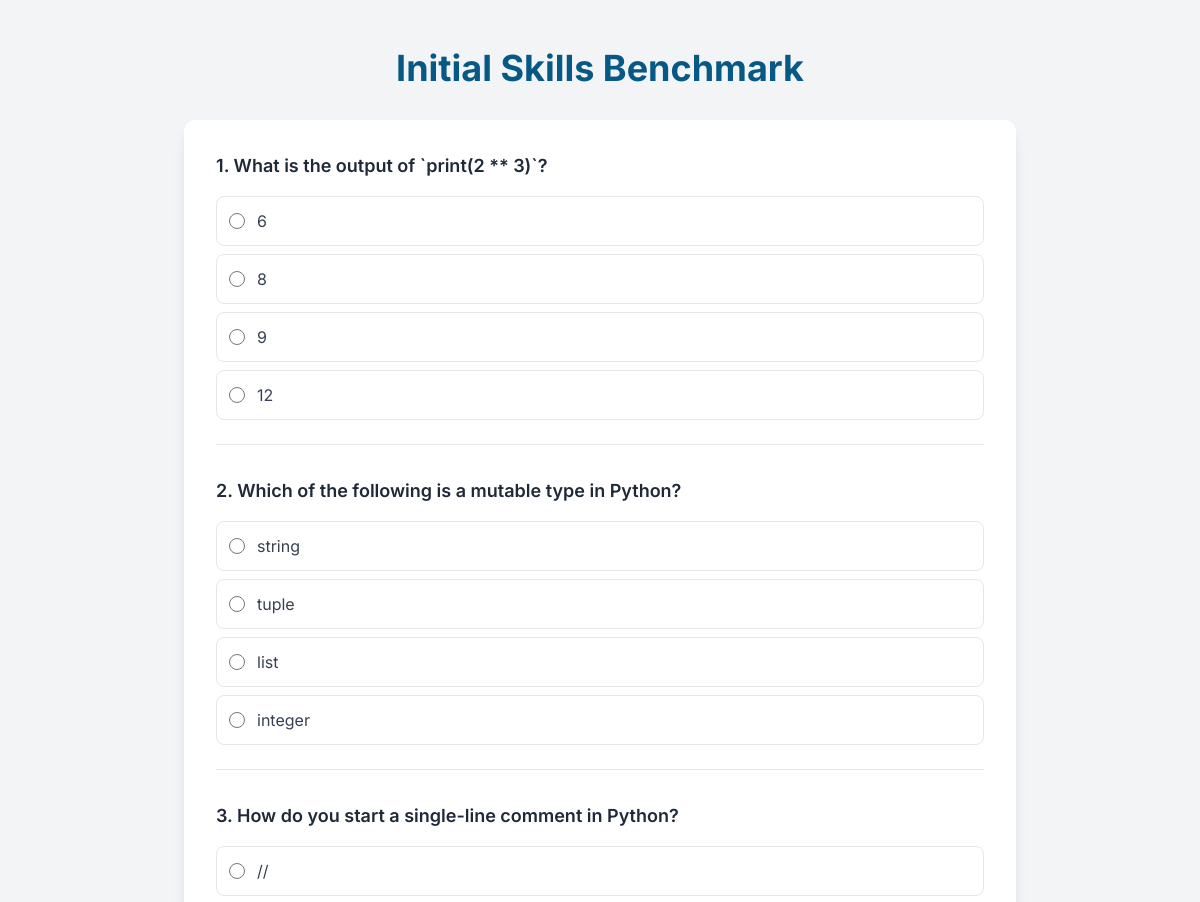
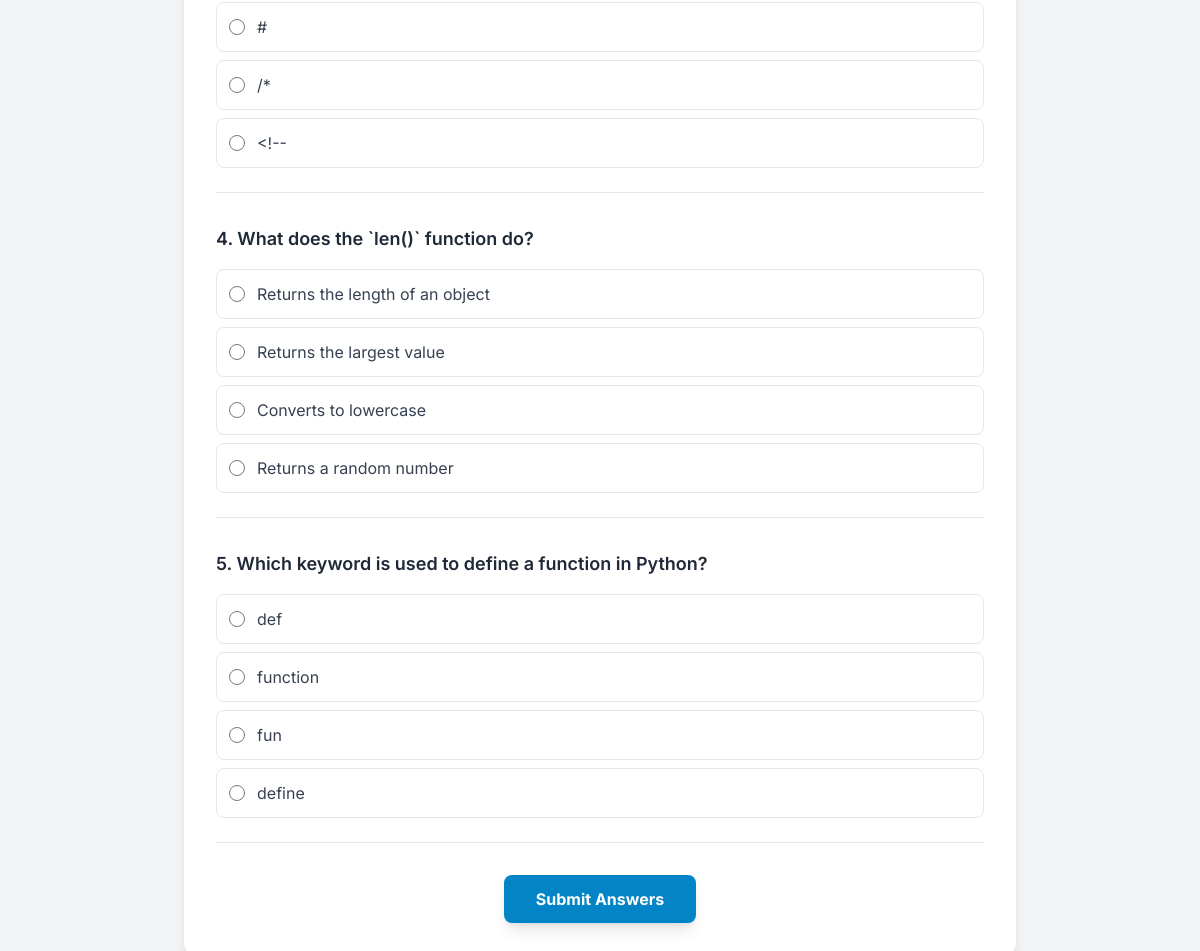
The app's page /quiz (signed in) with its own data (2 pictures, top to bottom).
### tables this page shows
CREATE TABLE questions (
    id INTEGER PRIMARY KEY AUTOINCREMENT,
    question_text TEXT NOT NULL,
    option_a TEXT NOT NULL,
    option_b TEXT NOT NULL,
    option_c TEXT NOT NULL,
    option_d TEXT NOT NULL,
    correct_answer TEXT NOT NULL
);

### app.py (the view)
@app.route('/quiz')
def quiz():
    if 'user_id' not in session:
        return redirect(url_for('login'))
    conn = get_db_connection()
    questions = conn.execute('SELECT * FROM questions').fetchall()
    conn.close()
    return render_template('quiz.html', questions=questions)

### app.py (called while the page is built)
def get_db_connection():
    conn = sqlite3.connect('pypath.db', check_same_thread=False)
    conn.row_factory = sqlite3.Row
    return conn

### templates/quiz.html (shortened to what this page needs)
<!DOCTYPE html>
<html lang="en">
<head>
    <script src="https://cdn.tailwindcss.com"></script>
</head>
<body class="bg-gray-100">
    <div class="max-w-4xl mx-auto py-12 px-4 sm:px-6 lg:px-8">
        <h1 class="text-4xl font-bold text-center text-sky-800 mb-8">Initial Skills Benchmark</h1>
        <form action="{{ url_for('submit_quiz') }}" method="POST" class="bg-white p-8 rounded-xl shadow-lg space-y-8">
            {% for question in questions %}
            <div class="border-b pb-6">
                <p class="text-lg font-semibold text-gray-800 mb-4">{{ loop.index }}. {{ question.question_text }}</p>
                <div class="space-y-2">
                    <label class="flex items-center p-3 rounded-lg border border-gray-200 hover:bg-gray-50 cursor-pointer">
                        <input type="radio" name="question_{{ question.id }}" value="A" class="h-4 w-4 text-sky-600 border-gray-300 focus:ring-sky-500">
                        <span class="ml-3 text-gray-700">{{ question.option_a }}</span>
                    </label>
                    <label class="flex items-center p-3 rounded-lg border border-gray-200 hover:bg-gray-50 cursor-pointer">
                        <input type="radio" name="question_{{ question.id }}" value="B" class="h-4 w-4 text-sky-600 border-gray-300 focus:ring-sky-500">
                        <span class="ml-3 text-gray-700">{{ question.option_b }}</span>
                    </label>
                    <label class="flex items-center p-3 rounded-lg border border-gray-200 hover:bg-gray-50 cursor-pointer">
                        <input type="radio" name="question_{{ question.id }}" value="C" class="h-4 w-4 text-sky-600 border-gray-300 focus:ring-sky-500">
                        <span class="ml-3 text-gray-700">{{ question.option_c }}</span>
                    </label>
                    <label class="flex items-center p-3 rounded-lg border border-gray-200 hover:bg-gray-50 cursor-pointer">
                        <input type="radio" name="question_{{ question.id }}" value="D" class="h-4 w-4 text-sky-600 border-gray-300 focus:ring-sky-500">
                        <span class="ml-3 text-gray-700">{{ question.option_d }}</span>
                    </label>
                </div>
            </div>
            {% endfor %}
            <div class="text-center">
                <button type="submit" class="bg-sky-600 text-white font-bold py-3 px-8 rounded-lg shadow-lg hover:bg-sky-700 transition-transform transform hover:scale-105">Submit Answers</button>
            </div>
        </form>
    </div>
</body>
</html>

### templates/quiz.html (style rules this page uses)
body { font-family: 'Inter', sans-serif; }

### records on screen
questions: question_text "What is the output of `print(2 ** 3)`?", option_a "6", option_b "8", option_c "9", option_d "12"
questions: question_text "Which of the following is a mutable type in Python?", option_a "string", option_b "tuple", option_c "list", option_d "integer"
questions: question_text "How do you start a single-line comment in Python?", option_a "//", option_b "#", option_c "/*", option_d "<!--"
questions: question_text "What does the `len()` function do?", option_a "Returns the length of an object", option_b "Returns the largest value", option_c "Converts to lowercase", option_d "Returns a random number"
questions: question_text "Which keyword is used to define a function in Python?", option_a "def", option_b "function", option_c "fun", option_d "define"
